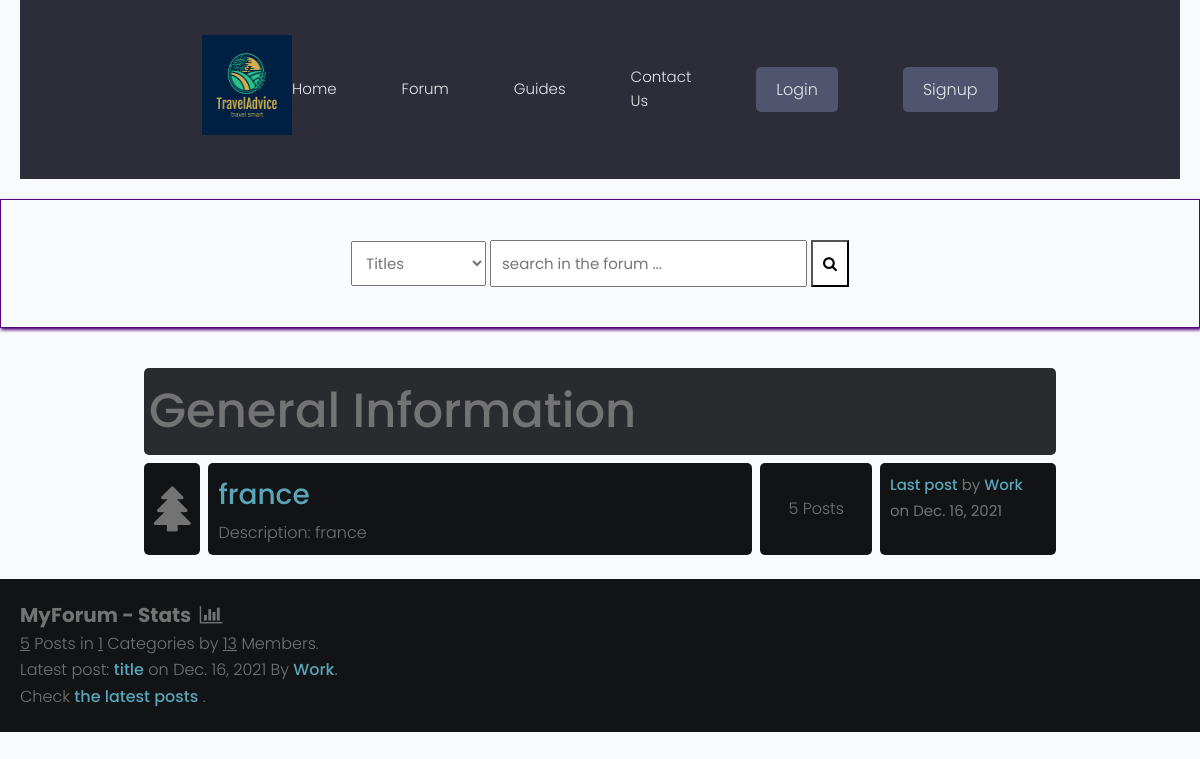
/forum/forumhome/, run on an earlier commit of the app's database.
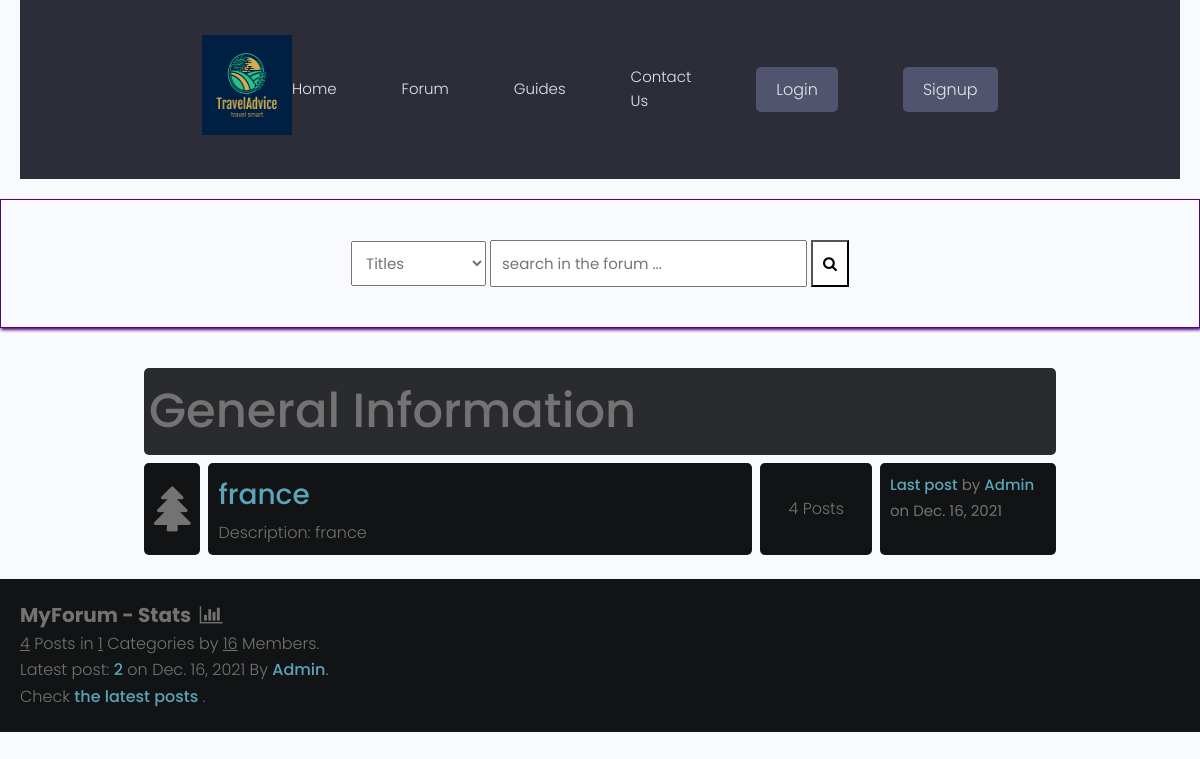
And on a later commit of the database.
### forum/models.py (models this page shows, shortened)
class Category(models.Model):
    title = models.CharField(max_length=50)
    slug = models.SlugField(max_length=400, unique=True, blank=True)
    description = models.TextField(default="description")
    class Meta:
        verbose_name_plural = "categories"
    def get_url(self):
        return reverse("posts", kwargs={ #imported from django.shortcuts
            "slug": self.slug
        })
    @property
    def num_posts(self):
        return Post.objects.filter(categories=self).count()
    @property
    def last_post(self):
        return Post.objects.filter(categories=self).latest("date")

class Post(models.Model):
    title = models.CharField(max_length=400)
    slug = models.SlugField(max_length=400, unique=True, blank=True)
    user = models.ForeignKey(Author, on_delete=models.CASCADE) #frame key of the author
    content = HTMLField()
    categories = models.ForeignKey(Category, on_delete=models.SET_NULL, null=True)
    date = models.DateTimeField(auto_now_add=True)
    tags = TaggableManager() #imported from taggit.managers
    comments = models.ManyToManyField(Comment, blank=True)
    closed = models.BooleanField(default=False)
    def get_url(self):
        return reverse("detail", kwargs={
            "slug":self.slug
        })

class Author(models.Model):
    user = models.ForeignKey(User, on_delete=models.CASCADE)
    fullname = models.CharField(max_length=40, blank=True)
    slug = models.SlugField(max_length=400, unique=True, blank=True) # imported from django.utils.text
    bio = HTMLField() #desctription of the user imported the field from tinymce.models
    points = models.IntegerField(default=0) #check later if we need this (maybe put here the rating)

### forum/views.py (the view)
# urls.py: path("forumhome/", forumhome, name="forumhome"),
def forumhome(request):
    forums = Category.objects.all()
    forums = Category.objects.all()
    num_posts = Post.objects.all().count()
    num_users = User.objects.all().count()
    num_categories = forums.count()
    try:
        last_post = Post.objects.latest("date")
    except:
        last_post = []
    context = {
        "forums":forums,
        "num_posts":num_posts,
        "num_users":num_users,
        "num_categories":num_categories,
        "last_post":last_post,
        "title": "Forum",
    }
    return render(request,'forum/forums.html', context)

### forum/context_processors.py (called while the page is built, shortened)
def searchFunction(request):
    search_context = {}
    posts = Post.objects.all()
    return search_context

### forum/templates/forum/forums.html
{% extends 'forumsbase.html' %}
{% block content %}
    <div class="container">
        <div class="subforum">
                <div class="subforum-title">
                    <h1>General Information</h1>
                </div>
                {% for forum in forums %}
                    <div class="subforum-row">
                        <div class="subforum-icon subforum-column center">
                            <i class="fa fa-tree"></i>
                        </div>
                        <div class="subforum-description subforum-column">
                            <h4><a href="{{forum.get_url}}">{{forum.title}}</a></h4>
                            <p>Description: {{forum.description}} </p>
                        </div>
                        <div class="subforum-stats subforum-column center">
                            <span>{{forum.num_posts}} Posts</span>
                        </div>
                        <div class="subforum-info subforum-column">
                                <b><a href="{{forum.last_post.get_url}}">Last post</a></b> by <a href="">{{forum.last_post.user.fullname|title}}</a>
                                <br>on <small>{{forum.last_post.date|date}}</small>
                        </div>
                    </div>
                {% endfor %}
        </div>
    </div>
    <div class="forum-info">
        <div class="chart">
            MyForum - Stats &nbsp;<i class="fa fa-bar-chart"></i>
        </div>
        <span><u>{{num_posts}}</u> Posts in <u>{{num_categories}}</u> Categories by <u>{{num_users}}</u> Members.</span><br>
        {% if forums %}
            <span>Latest post: <b><a href="{{last_post.get_url}}">{{last_post.title}}</a></b> on {{last_post.date|date}} By <a href="">{{last_post.user.fullname|title}}</a></span>.<br>
            <span>Check <a href="{% url 'latest_posts' %}">the latest posts</a> .</span><br>
        {% endif %}
    </div>
    {% endblock content %}

What changed in the data, as far as the page shows it:
removed Post: title "title", date "Dec. 16, 2021", user.fullname "Work"
computed for Category "france": num_posts "5" → "4"; last_post.user.fullname "Work" → "Admin"
now on this page (row unchanged): Post: title "2", date "Dec. 16, 2021", user.fullname "Admin"
Also different on the page:
{{ num_posts }}: "5" → "4"
{{ num_users }}: "13" → "16"
